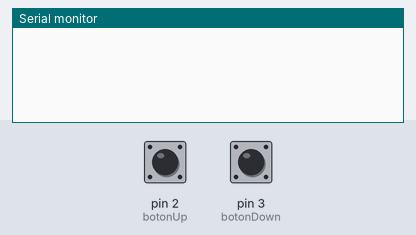
Simulated run of this sketch. Board: Arduino Uno, built with avr-gcc and run on an emulated ATmega328P. On the bench: the last lines printed to the serial monitor. The test bench sets the inputs (shaded band); at power-on: pin 2 (botonUp) LOW, pin 3 (botonDown) LOW.

Above: at 1.2 s.
1.3 s: pin 2 (botonUp) pulled HIGH for 1 s
At 2.9 s:
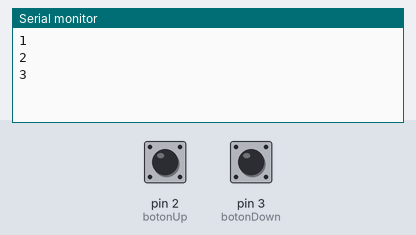
3.8 s: pin 3 (botonDown) pulled HIGH for 1 s
At 6.0 s:
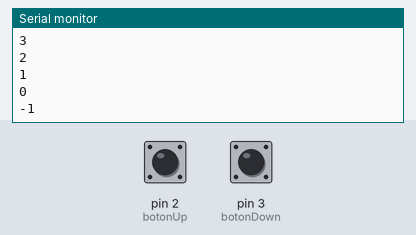
6.3 s: pin 2 (botonUp) pulled HIGH for 3.2 s
At 10.9 s:
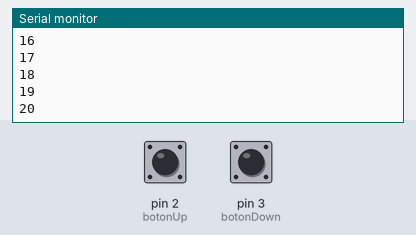
Timing chart, 0 to 12.4 s (numbered marks = the images above; inputs shaded):
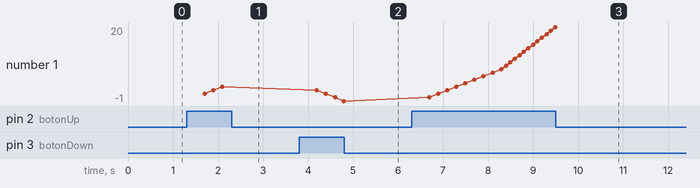

The sketch:

Act02.ino
```cpp
int botonUp = 2; //pin 2 para sumar
int botonDown = 3; // pin 3 para restar

int valor = 0;

// --- Variables para guardar tiempo, usamos unigned porque sologuardaremos númreos positivos
unsigned long tiempoInicioUp = 0;
unsigned long tiempoInicioDown = 0;

unsigned long ultimoCambioUp = 0;
unsigned long ultimoCambioDown = 0;

// Variables que funcionaran como banderas para indicar cuando se presiona un boton
bool upPresionado = false;
bool downPresionado = false;

// Función para calcular el tiempo entre un momento a otro (devuelve milisegundos a usar)
int calcularIntervalo(unsigned long tiempo) {

  if (tiempo < 500) return 400;
  if (tiempo < 2000) return 200;
  if (tiempo < 4000) return 100;

  return 50;
}

void setup() {

  Serial.begin(9600);

  pinMode(botonUp, INPUT);
  pinMode(botonDown, INPUT);
}

void loop() {

  bool up = digitalRead(botonUp);
  bool down = digitalRead(botonDown);

  unsigned long ahora = millis();

  // Si ambos se presionan no hacer nada
  if (up && down) {
    upPresionado = false;
    downPresionado = false;
    return;
  }

  // si se presiona el BOTON UP
  if (up) {

    if (!upPresionado) {
      tiempoInicioUp = ahora;
      ultimoCambioUp = ahora;
      upPresionado = true;
    }

    unsigned long tiempoPresionado = ahora - tiempoInicioUp;

    int intervalo = calcularIntervalo(tiempoPresionado);

    if (ahora - ultimoCambioUp >= intervalo) {

      valor++;
      Serial.println(valor);

      ultimoCambioUp = ahora;
    }

  } else {

    upPresionado = false;
  }

  //si se presiona el BOTON DOWN
  if (down) {

    if (!downPresionado) {
      tiempoInicioDown = ahora;
      ultimoCambioDown = ahora;
      downPresionado = true;
    }

    unsigned long tiempoPresionado = ahora - tiempoInicioDown;

    int intervalo = calcularIntervalo(tiempoPresionado);

    if (ahora - ultimoCambioDown >= intervalo) {

      valor--;
      Serial.println(valor);

      ultimoCambioDown = ahora;
    }

  } else {

    downPresionado = false;
  }
}
```

Measured:
- after the input at 1.3 s, the serial monitor: prints a new line after 0.40 s (image 1)
- after the input at 3.8 s, the serial monitor: prints a new line after 0.80 s (image 2)
- after the input at 6.3 s, the serial monitor: prints a new line after 1.0 s (image 3)
- plotted number 1: 3 → -1 after the input at 3.8 s, -1 → 20 after the input at 6.3 s
